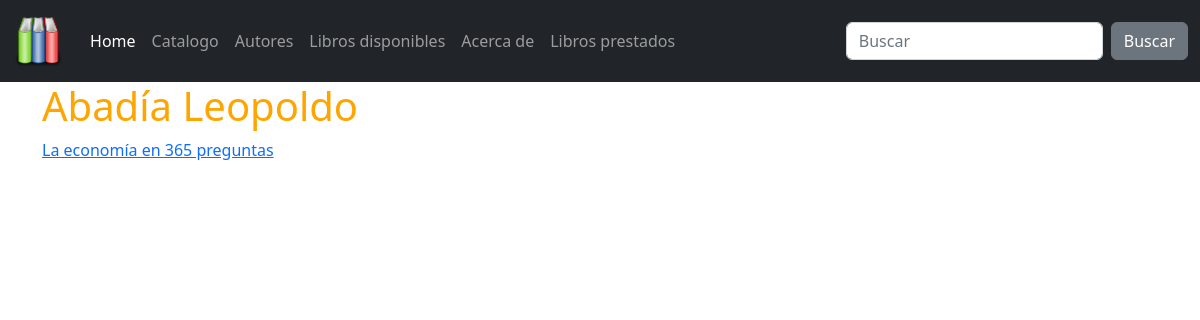
/catalogo/autores/7, run on the app's committed database.
### catalog/models.py (models this page shows, shortened)
class Author(models.Model):
    first_name = models.CharField(max_length=100)
    last_name = models.CharField(max_length=100)
    date_of_birth = models.DateField(null=True, blank=True)
    date_of_death = models.DateField('Died', null=True, blank=True)
    class Meta:
        ordering = ['last_name', 'first_name']

class Book(models.Model):
    title = models.CharField(max_length=200)
    author = models.ForeignKey('Author',
        on_delete=models.SET_NULL, # que pasa si borramos el autor?
        null=True)  # puede ser nulo?
    summary = models.TextField(
        max_length=1000,
        help_text='Enter a brief description of the book',
        blank=True)
    isbn = models.CharField(
        'ISBN',
        max_length=13,
        help_text='13 Character <a href="https://www.isbn-international.org/content/what-isbn">ISBN number</a>')
    genre = models.ManyToManyField('Genre',
        help_text='Select a genre for this book')
    language = models.ForeignKey('Language', on_delete=models.SET_NULL, null=True)
    def display_genre(self):
        """
        Creates a string for the Genre. This is required to display genre in Admin.
        """
        return ', '.join([ genre.name for genre in self.genre.all()[:3] ])
    display_genre.short_description = 'Genre'

### catalog/views.py (the view)
# urls.py: path('autores/<int:pk>', AuthorDetailView.as_view(), name='detalle-autor'),
class AuthorDetailView(DetailView):
    model = Author

### catalog/templates/catalog/author_detail.html (shortened to what this page needs)
{% extends 'base.html' %}
{% block content %}
<h1>{{ author.last_name }} {{ author.first_name }}</h1>
{% for a in author.book_set.all %}
    <p><a href="{% url 'detalle-libro' a.id %}">{{ a.title }}</a></p>
{% endfor %}
{% endblock %}

### catalog/static/css/custom_styles.css (style rules this page uses)
h1 { color: orange; }

### data on the page
Author: last_name "Abadía", first_name "Leopoldo"
Book: title "La economía en 365 preguntas"
